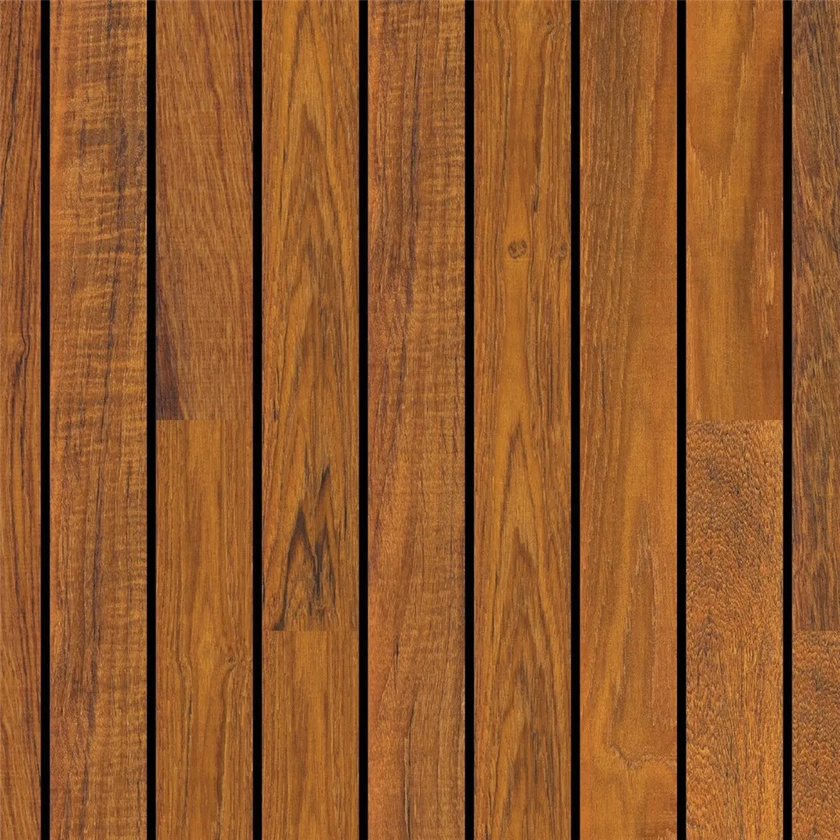
#> input picture lab4/wood.jpg, 840 x 840 px, shrunk from 1000 x 1000 before the run
$ jupyter execute lab4_2.ipynb
#> lines starting #> are read from the running program, lines starting #| are printed output that depends on the picture; after the words box and inside, x2 and y2 are one past the last pixel; in counts of white or black regions, pixels touching at a corner belong together
[cell 1]
import numpy as np
import cv2 as cv
from matplotlib import pyplot as plt

# 1 Простое пороговое значение
img = cv.imread('./wood.jpg', 0)
#> img: shape (840, 840); min 0, max 178, mean 100.7
assert img is not None, "Файл не найден."

# Применение разных типов пороговой фильтрации
ret, th1 = cv.threshold(img, 127, 255, cv.THRESH_BINARY)
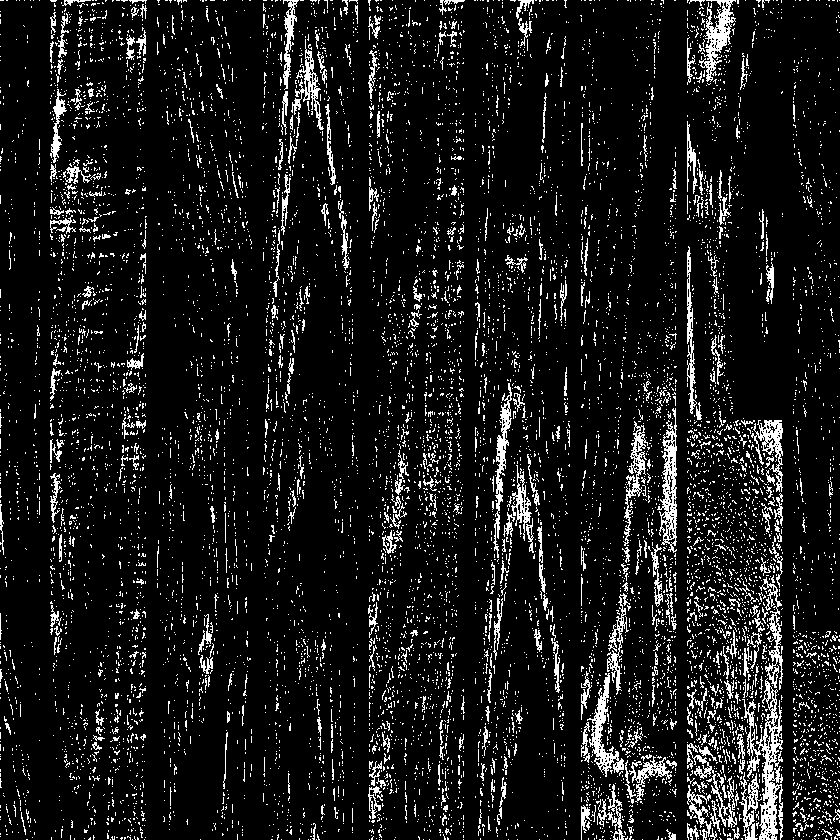
#> th1: shape (840, 840); 9.4% white in thin lines or dots
ret, th2 = cv.threshold(img, 127, 255, cv.THRESH_BINARY_INV)
#> th2: shape (840, 840); 90.6% white; black in thin lines or dots
ret, th3 = cv.threshold(img, 127, 255, cv.THRESH_TRUNC)
ret, th4 = cv.threshold(img, 127, 255, cv.THRESH_TOZERO)
ret, th5 = cv.threshold(img, 127, 255, cv.THRESH_TOZERO_INV)
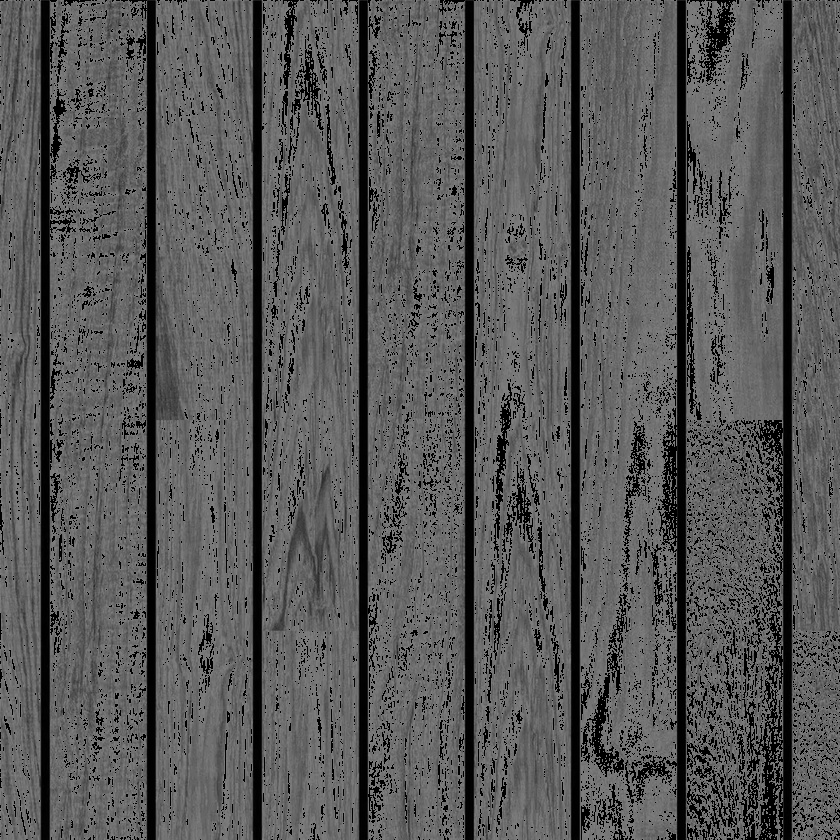
#> th5: shape (840, 840); min 0, max 127, mean 88.1

titles = ['Original Image', 'BINARY', 'BINARY_INV', 'TRUNC', 'TOZERO', 'TOZERO_INV']
images = [img, th1, th2, th3, th4, th5]

for i in range(6):
    plt.subplot(2, 3, i + 1)
    plt.imshow(images[i], 'gray')
    plt.title(titles[i])
    plt.xticks([]), plt.yticks([])
plt.show()

[cell 2]
# 2 Адаптивное пороговое значение
img = cv.imread('../lab3/sudoku.jpg', 0)
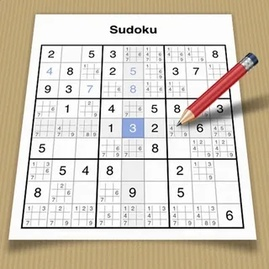
#> input picture lab3/sudoku.jpg, 269 x 269 px, shrunk from 320 x 320 before the run
#> img: shape (269, 269); min 0, max 255, mean 205
assert img is not None, "Файл не найден."
img = cv.medianBlur(img, 5)
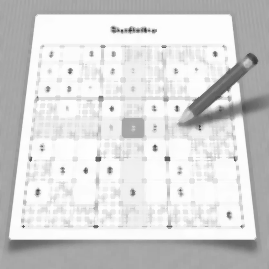
#> img: shape (269, 269); min 47, max 255, mean 213.2

# Простая глобальная пороговая фильтрация
ret, th1 = cv.threshold(img, 127, 255, cv.THRESH_BINARY)
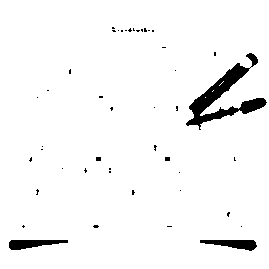
#> th1: shape (269, 269); 96.3% white; 45 black regions (40 under 20 px), largest, box (x1, y1, x2, y2) and area: (186, 53, 267, 130) 1656, (9, 240, 68, 250) 378, (200, 240, 257, 251) 377, (96, 157, 101, 161) 20, (165, 157, 170, 161) 20

# Адаптивное пороговое значение на основе среднего
th2 = cv.adaptiveThreshold(img, 255, cv.ADAPTIVE_THRESH_MEAN_C,cv.THRESH_BINARY, 11, 2)
#> th2: shape (269, 269); 72.5% white; 439 black regions (280 under 20 px), largest, box (x1, y1, x2, y2) and area: (4, 0, 269, 253) 6606, (28, 181, 99, 230) 590, (106, 51, 175, 102) 546

# Адаптивное пороговое значение на основе гауссового среднего
th3 = cv.adaptiveThreshold(img, 255, cv.ADAPTIVE_THRESH_GAUSSIAN_C, cv.THRESH_BINARY, 11, 2)
#> th3: shape (269, 269); 75.7% white; 574 black regions (397 under 20 px), largest, box (x1, y1, x2, y2) and area: (5, 0, 269, 253) 5484, (40, 95, 104, 121) 382, (121, 115, 147, 141) 356

titles = ['Original Image', 'Global Thresholding (v = 127)', 'Adaptive Mean Thresholding', 'Adaptive Gaussian Thresholding']
images = [img, th1, th2, th3]

for i in range(4):
    plt.subplot(2, 2, i + 1)
    plt.imshow(images[i], 'gray')
    plt.title(titles[i])
    plt.xticks([]), plt.yticks([])
plt.show()

[cell 3]
# 3 Метод Оцу

img = cv.imread('./noisy2.png', cv.IMREAD_GRAYSCALE)
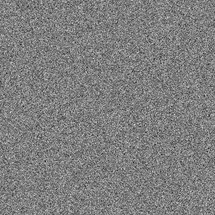
#> input picture lab4/noisy2.png, 215 x 215 px, shrunk from 256 x 256 before the run
#> img is the input picture: shape (215, 215); min 30, max 226, mean 126.5
assert img is not None, "Файл не найден."
# ---------- 1. Глобальное пороговое преобразование ----------
ret1, th1 = cv.threshold(img, 127, 255, cv.THRESH_BINARY)
#> th1: shape (215, 215); 48.1% white in thin lines or dots

# ---------- 2. Метод Оцу ----------
ret2, th2 = cv.threshold(img, 0, 255, cv.THRESH_BINARY + cv.THRESH_OTSU)
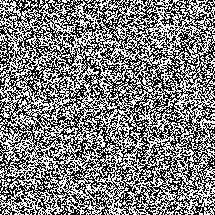
#> th2: shape (215, 215); 49.8% white in thin lines or dots
#> ret2 = 126

# ---------- 3. Гауссово сглаживание + метод Оцу ----------
blur = cv.GaussianBlur(img, (5, 5), 0)
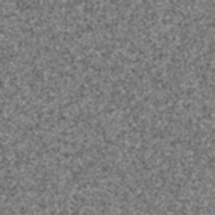
#> blur: shape (215, 215); min 100, max 153, mean 126.5
ret3, th3 = cv.threshold(blur, 0, 255, cv.THRESH_BINARY + cv.THRESH_OTSU)
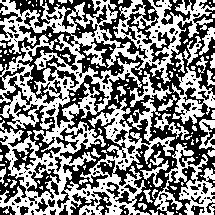
#> th3: shape (215, 215); 50.5% white; 190 black regions (136 under 20 px), largest, box (x1, y1, x2, y2) and area: (0, 0, 215, 215) 14926, (0, 105, 61, 160) 946, (99, 0, 148, 59) 644
#> ret3 = 126

# ---------- Отображение изображений и гистограмм ----------
images = [img, 0, th1,
          img, 0, th2,
          blur, 0, th3]

titles = ['Original Noisy Image', 'Histogram', 'Global Thresholding (v=127)',
          'Original Noisy Image', 'Histogram', "Otsu's Thresholding",
          'Gaussian filtered Image', 'Histogram', "Otsu's Thresholding"]

for i in range(3):
    plt.subplot(3, 3, i * 3 + 1)
    plt.imshow(images[i * 3], 'gray')
    plt.title(titles[i * 3])

    plt.subplot(3, 3, i * 3 + 2)
    plt.hist(images[i * 3].ravel(), 256)
    plt.title(titles[i * 3 + 1])

    plt.subplot(3, 3, i * 3 + 3)
    plt.imshow(images[i * 3 + 2], 'gray')
    plt.title(titles[i * 3 + 2])

plt.show()
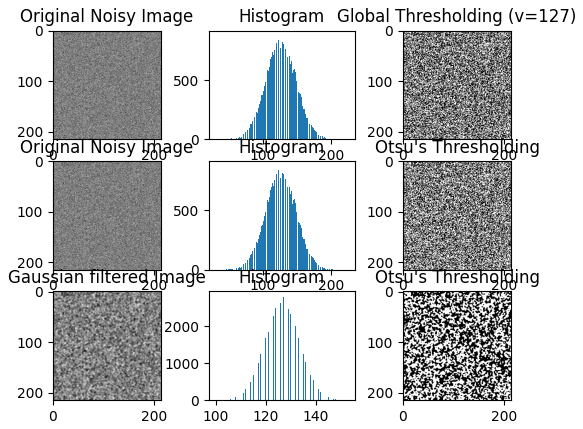
#> figure drawn by matplotlib, 9 panels; panel 2: tallest bar 873 high, from x = 123.4 to 124.2; panel 5: tallest bar 873 high, from x = 123.4 to 124.2; panel 8: tallest bar 2799 high, from x = 126.9 to 127.1

[cell 4]
img = cv.imread('./noisy2.png', cv.IMREAD_GRAYSCALE)
assert img is not None, "Файл не найден."

blur = cv.GaussianBlur(img, (5, 5), 0)

# Расчёт гистограммы и нормализация
hist = cv.calcHist([blur], [0], None, [256], [0, 256])
#> hist = 256 values, max 2799 at index 127, min 0 at index 0, mean 180.6
hist_norm = hist.ravel() / hist.sum()
#> hist_norm = 256 values, max 0.0606 at index 127, min 0 at index 0, mean 0.00391
Q = hist_norm.cumsum()
#> Q = 256 values from 0 to 1
bins = np.arange(256)

fn_min = np.inf
thresh = -1

for i in range(1, 256):
    p1, p2 = np.hsplit(hist_norm, [i])  # вероятности классов
    q1, q2 = Q[i], Q[255] - Q[i]        # накопленные вероятности
    if q1 < 1e-6 or q2 < 1e-6:
        continue
    b1, b2 = np.hsplit(bins, [i])       # значения интенсивности
    # средние и дисперсии классов
    m1, m2 = np.sum(p1 * b1) / q1, np.sum(p2 * b2) / q2
    v1 = np.sum(((b1 - m1) ** 2) * p1) / q1
    v2 = np.sum(((b2 - m2) ** 2) * p2) / q2
    # минимизация внутриклассовой дисперсии
    fn = v1 * q1 + v2 * q2
    if fn < fn_min:
        fn_min = fn
        thresh = i
#> this loop made 255 passes
#> (q1, q2, m1, m2, v1, v2, fn, fn_min) on passes 100, 152: (4.33e-05, 1, 0, 126.5, 0, 48.23, 48.22, 48.22), (1, 2.16e-05, 126.5, 153, 48.21, 0.000503, 48.21, 48.21)
#> (q1, q2) on passes 17 to 22: (0, 1), (0, 1), (0, 1), (0, 1), (0, 1), (0, 1)
#> after the loop, fn_min = 48.21; thresh = 152

ret, otsu = cv.threshold(blur, 0, 255, cv.THRESH_BINARY + cv.THRESH_OTSU)
#> ret = 126
print(f"Manual Otsu threshold = {thresh}, OpenCV Otsu threshold = {ret}")
#| Manual Otsu threshold = 152, OpenCV Otsu threshold = 126.0
